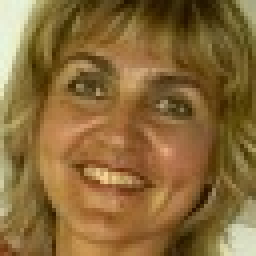
#> input picture datasets/test/frown/00054.jpg, 64 x 64 px (shown 4 times larger)
$ python -i detect.py   (imports and definitions only)
#> lines starting #> are read from the running program, lines starting #| are printed output that depends on the picture
#> further down, picture is the input picture: shape (64, 64, 3); mean B, G, R 57.3, 105.8, 137.1
import cv2

face_cascade = cv2.CascadeClassifier('haarcascade_frontalface_default.xml')


def detect(frame):
    frame = cv2.resize(frame, None, fx=0.6, fy=0.6, interpolation=cv2.INTER_AREA)
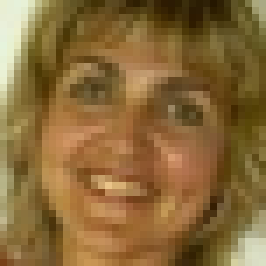
#> frame: shape (38, 38, 3) (shown 7 times larger); mean of channels 0, 1, 2 57, 105.5, 136.9; drawn as B, G, R
    grayscale = cv2.cvtColor(frame, cv2.COLOR_BGR2GRAY)
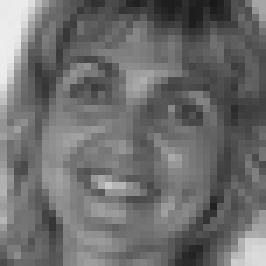
#> grayscale: shape (38, 38) (shown 7 times larger); min 25, max 237, mean 109.4
    faces = face_cascade.detectMultiScale(grayscale, 1.3, 5)
#> faces = ()
    for (x, y, w, h) in faces:
        cv2.rectangle(frame, (x, y), (x + w, y + h), (0, 255, 0), 2)
        return frame, frame[y:y + h, x:x + w]
#> this loop made 0 passes

>>> import cv2
>>> picture = cv2.imread('datasets/test/frown/00054.jpg')
>>> result = detect(picture)
#> result = None

$ run again, on datasets/test/frown/00077.jpg
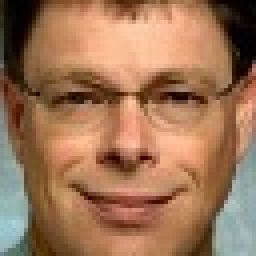
#> input picture datasets/test/frown/00077.jpg, 64 x 64 px (shown 4 times larger)
#> picture is the input picture: shape (64, 64, 3); mean B, G, R 86.6, 116.5, 158
#> in detect, `frame = cv2.resize(frame, None, fx=0.6, fy=0.6, interpolation=cv2.INTE..`:
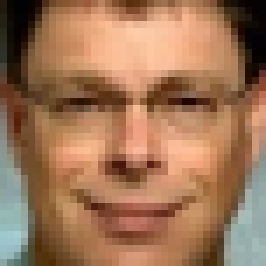
#> frame: shape (38, 38, 3) (shown 7 times larger); mean of channels 0, 1, 2 86.4, 116.6, 158.7; drawn as B, G, R
#> in detect, `grayscale = cv2.cvtColor(frame, cv2.COLOR_BGR2GRAY)`:
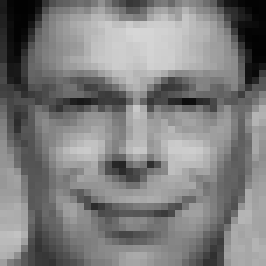
#> grayscale: shape (38, 38) (shown 7 times larger); min 2, max 214, mean 125.8
#> faces = ()
#> result = None

$ run again, on datasets/test/frown/00149.jpg
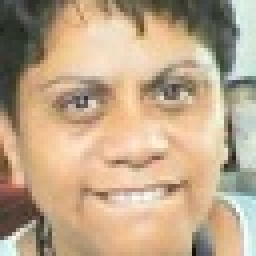
#> input picture datasets/test/frown/00149.jpg, 64 x 64 px (shown 4 times larger)
#> picture is the input picture: shape (64, 64, 3); mean B, G, R 137.8, 166.3, 190.5
#> in detect, `frame = cv2.resize(frame, None, fx=0.6, fy=0.6, interpolation=cv2.INTE..`:
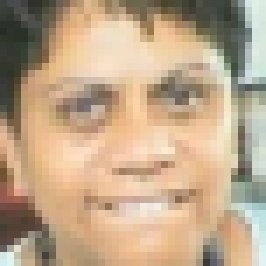
#> frame: shape (38, 38, 3) (shown 7 times larger); mean of channels 0, 1, 2 137.2, 165.8, 190.5; drawn as B, G, R
#> in detect, `grayscale = cv2.cvtColor(frame, cv2.COLOR_BGR2GRAY)`:
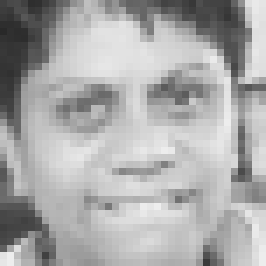
#> grayscale: shape (38, 38) (shown 7 times larger); min 41, max 238, mean 169.9
#> faces = ()
#> result = None

$ run again, on datasets/test/frown/00246.jpg
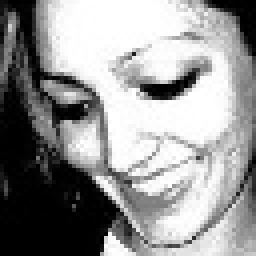
#> input picture datasets/test/frown/00246.jpg, 64 x 64 px (shown 4 times larger)
#> picture is the input picture: shape (64, 64, 3); min 0, max 255, mean 148.4
#> in detect, `frame = cv2.resize(frame, None, fx=0.6, fy=0.6, interpolation=cv2.INTE..`:
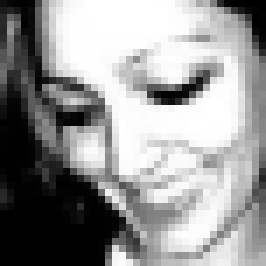
#> frame: shape (38, 38, 3) (shown 7 times larger); min 0, max 255, mean 149.4
#> faces = ()
#> result = None
